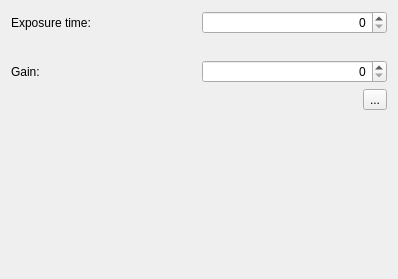
<?xml version="1.0" encoding="UTF-8"?>
<ui version="4.0">
 <class>CameraSettingsWidget</class>
 <widget class="QWidget" name="CameraSettingsWidget">
  <property name="geometry">
   <rect>
    <x>0</x>
    <y>0</y>
    <width>398</width>
    <height>279</height>
   </rect>
  </property>
  <property name="windowTitle">
   <string>Form</string>
  </property>
  <layout class="QVBoxLayout" name="verticalLayout">
   <item>
    <layout class="QGridLayout" name="gridLayout">
     <item row="0" column="1">
      <widget class="QSpinBox" name="sbExposureTime">
       <property name="enabled">
        <bool>true</bool>
       </property>
       <property name="minimumSize">
        <size>
         <width>120</width>
         <height>0</height>
        </size>
       </property>
       <property name="alignment">
        <set>Qt::AlignRight|Qt::AlignTrailing|Qt::AlignVCenter</set>
       </property>
       <property name="maximum">
        <number>999999999</number>
       </property>
      </widget>
     </item>
     <item row="2" column="0">
      <widget class="QLabel" name="label_5">
       <property name="text">
        <string>Gain:</string>
       </property>
      </widget>
     </item>
     <item row="0" column="0">
      <widget class="QLabel" name="label_3">
       <property name="text">
        <string>Exposure time:</string>
       </property>
      </widget>
     </item>
     <item row="2" column="1">
      <widget class="QSpinBox" name="sbGain">
       <property name="enabled">
        <bool>true</bool>
       </property>
       <property name="alignment">
        <set>Qt::AlignRight|Qt::AlignTrailing|Qt::AlignVCenter</set>
       </property>
       <property name="maximum">
        <number>999999999</number>
       </property>
      </widget>
     </item>
     <item row="1" column="1">
      <widget class="QLabel" name="lbFps">
       <property name="text">
        <string>&lt;FPS&gt;</string>
       </property>
      </widget>
     </item>
    </layout>
   </item>
   <item>
    <layout class="QHBoxLayout" name="horizontalLayout">
     <item>
      <spacer name="horizontalSpacer">
       <property name="orientation">
        <enum>Qt::Horizontal</enum>
       </property>
       <property name="sizeHint" stdset="0">
        <size>
         <width>40</width>
         <height>20</height>
        </size>
       </property>
      </spacer>
     </item>
     <item>
      <widget class="QToolButton" name="tbAllParams">
       <property name="enabled">
        <bool>true</bool>
       </property>
       <property name="toolTip">
        <string>More Settings</string>
       </property>
       <property name="text">
        <string>...</string>
       </property>
      </widget>
     </item>
    </layout>
   </item>
   <item>
    <spacer name="verticalSpacer">
     <property name="orientation">
      <enum>Qt::Vertical</enum>
     </property>
     <property name="sizeHint" stdset="0">
      <size>
       <width>20</width>
       <height>40</height>
      </size>
     </property>
    </spacer>
   </item>
  </layout>
 </widget>
 <resources/>
 <connections/>
</ui>
